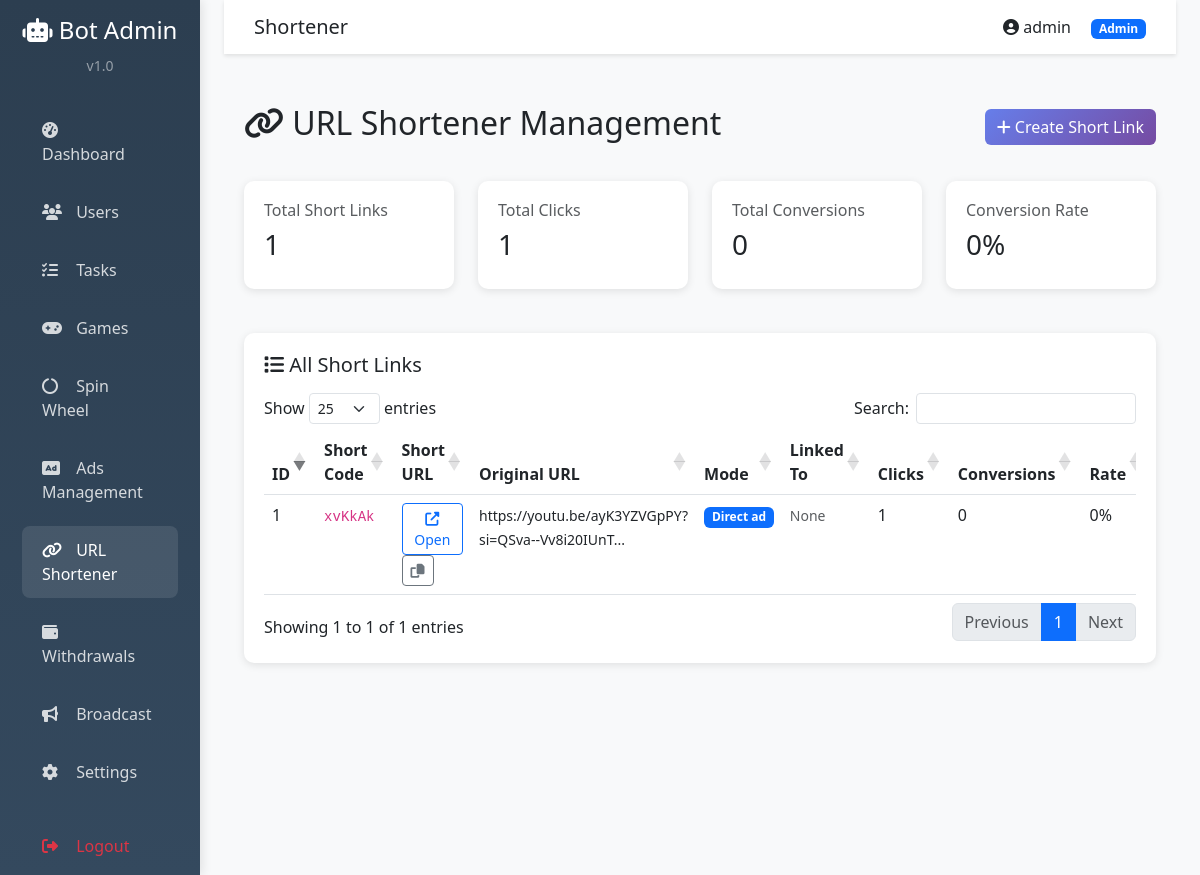
Page /admin/shortener.php (signed in) on the committed database.
### tables this page shows
CREATE TABLE `short_links` (
  `id` int(11) NOT NULL,
  `short_code` varchar(50) NOT NULL,
  `original_url` text NOT NULL,
  `mode` enum('task_video','direct_ad') DEFAULT 'direct_ad',
  `task_id` int(11) DEFAULT NULL,
  `ad_unit_id` int(11) DEFAULT NULL,
  `clicks` int(11) DEFAULT 0,
  `conversions` int(11) DEFAULT 0,
  `created_at` timestamp NULL DEFAULT current_timestamp()
);

### admin/shortener.php (the view, shortened to what this page needs)
<?php
require_once 'header.php';
$db = Database::getInstance()->getConnection();
$stmt = $db->query("SELECT sl.*,
                    t.title as task_title,
                    au.name as ad_unit_name
                    FROM short_links sl
                    LEFT JOIN tasks t ON sl.task_id = t.id
                    LEFT JOIN ad_units au ON sl.ad_unit_id = au.id
                    ORDER BY sl.created_at DESC");
$shortLinks = $stmt->fetchAll();
$stmt = $db->query("SELECT COUNT(*) FROM short_links");
$totalLinks = $stmt->fetchColumn();
$stmt = $db->query("SELECT SUM(clicks) FROM short_links");
$totalClicks = $stmt->fetchColumn() ?: 0;
$stmt = $db->query("SELECT SUM(conversions) FROM short_links");
$totalConversions = $stmt->fetchColumn() ?: 0;
$conversionRate = $totalClicks > 0 ? round(($totalConversions / $totalClicks) * 100, 2) : 0;
?>
<div class="page-header d-flex justify-content-between align-items-center">
    <h2><i class="fas fa-link"></i> URL Shortener Management</h2>
    <button class="btn btn-gradient" data-bs-toggle="modal" data-bs-target="#addLinkModal">
        <i class="fas fa-plus"></i> Create Short Link
    </button>
</div>
<div class="row mb-4">
    <div class="col-md-3">
        <div class="stat-card">
            <h6 class="text-muted">Total Short Links</h6>
            <h3><?php echo number_format($totalLinks); ?></h3>
        </div>
    </div>
    <div class="col-md-3">
        <div class="stat-card">
            <h6 class="text-muted">Total Clicks</h6>
            <h3><?php echo number_format($totalClicks); ?></h3>
        </div>
    </div>
    <div class="col-md-3">
        <div class="stat-card">
            <h6 class="text-muted">Total Conversions</h6>
            <h3><?php echo number_format($totalConversions); ?></h3>
        </div>
    </div>
    <div class="col-md-3">
        <div class="stat-card">
            <h6 class="text-muted">Conversion Rate</h6>
            <h3><?php echo $conversionRate; ?>%</h3>
        </div>
    </div>
</div>
<div class="stat-card">
    <h5 class="mb-3"><i class="fas fa-list"></i> All Short Links</h5>
    <div class="table-responsive">
        <table class="table table-hover data-table">
            <thead>
                <tr>
                    <th>ID</th>
                    <th>Short Code</th>
                    <th>Short URL</th>
                    <th>Original URL</th>
                    <th>Mode</th>
                    <th>Linked To</th>
                    <th>Clicks</th>
                    <th>Conversions</th>
                    <th>Rate</th>
                </tr>
            </thead>
            <tbody>
                <?php foreach ($shortLinks as $link): ?>
                <?php
                $rate = $link['clicks'] > 0 ? round(($link['conversions'] / $link['clicks']) * 100, 1) : 0;
                $shortUrl = BASE_URL . '/s/' . $link['short_code'];
                ?>
                <tr>
                    <td><?php echo $link['id']; ?></td>
                    <td><code><?php echo htmlspecialchars($link['short_code']); ?></code></td>
                    <td>
                        <a href="<?php echo $shortUrl; ?>" target="_blank" class="btn btn-sm btn-outline-primary">
                            <i class="fas fa-external-link-alt"></i> Open
                        </a>
                        <button class="btn btn-sm btn-outline-secondary" onclick="copyToClipboard('<?php echo $shortUrl; ?>')">
                            <i class="fas fa-copy"></i>
                        </button>
                    </td>
                    <td>
                        <small><?php echo htmlspecialchars(substr($link['original_url'], 0, 50)); ?>...</small>
                    </td>
                    <td>
                        <span class="badge bg-<?php echo $link['mode'] === 'task_video' ? 'info' : 'primary'; ?>">
                            <?php echo str_replace('_', ' ', ucfirst($link['mode'])); ?>
                        </span>
                    </td>
                    <td>
                        <?php
                        if ($link['mode'] === 'task_video' && $link['task_title']) {
                            echo '<small>Task: ' . htmlspecialchars($link['task_title']) . '</small>';
                        } elseif ($link['ad_unit_name']) {
                            echo '<small>Ad: ' . htmlspecialchars($link['ad_unit_name']) . '</small>';
                        } else {
                            echo '<small class="text-muted">None</small>';
                        }
                        ?>
                    </td>
                    <td><?php echo number_format($link['clicks']); ?></td>
                    <td><?php echo number_format($link['conversions']); ?></td>
                    <td><?php echo $rate; ?>%</td>
                </tr>
                <?php endforeach; ?>
            </tbody>
        </table>
    </div>
</div>
<?php require_once 'footer.php'; ?>

### admin/header.php (style rules this page uses)
:root { --primary-gradient: linear-gradient(135deg, #667eea 0%, #764ba2 100%); }
body { background-color: #f8f9fa; }
.stat-card { background: white; border-radius: 10px; padding: 20px; box-shadow: 0 2px 8px rgba(0,0,0,0.1); margin-bottom: 20px; transition: transform 0.3s; }
.page-header { margin-bottom: 30px; }
.btn-gradient { background: var(--primary-gradient); border: none; color: white; }

### rows in the picture
short_links: id "1", short_code "xvKkAk", original_url "https://youtu.be/ayK3YZVGpPY?si=QSva--Vv8i20IUnT", mode "Direct ad", shows "None", clicks "1", conversions "0"

### other values in the picture
$currentPage "Shortener"
$_SESSION['admin_username'] "admin"
$_SESSION['admin_role'] "Admin"
$totalLinks "1"
$totalClicks "1"
$totalConversions "0"
$conversionRate "0"
